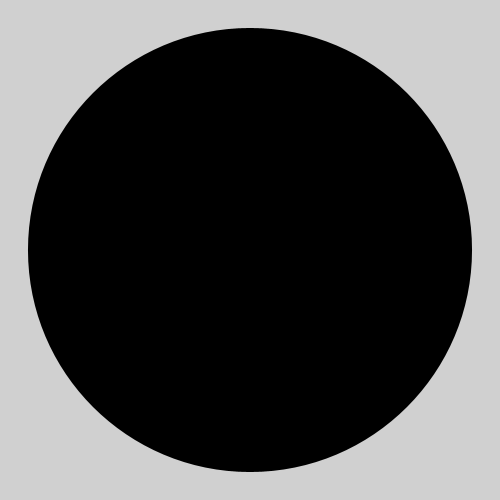
Frame 1 (no input)
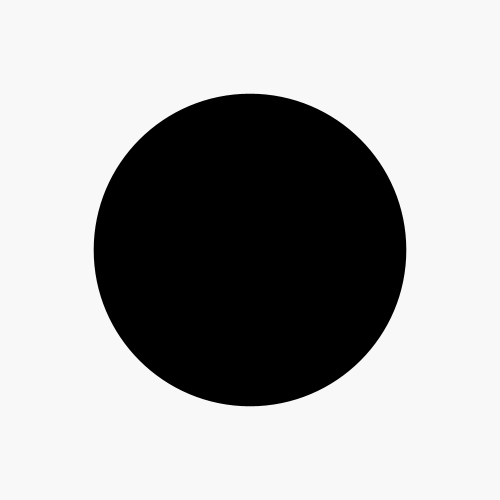
Frame 60 (the mouse pressed at the canvas centre just before this capture)
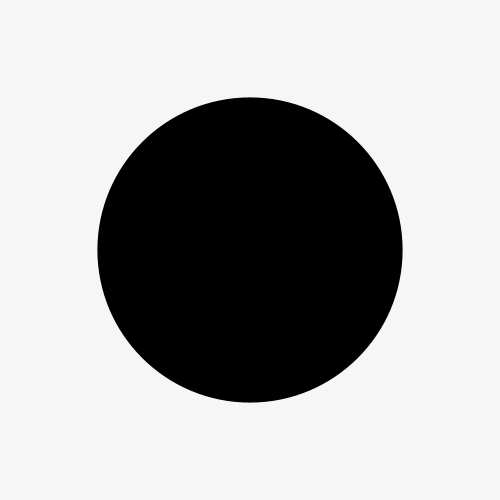
Frame 120 (the mouse held since frame 60 and released just before this capture)

The Processing sketch that drew these frames (run headless with seeded random() and noise(); from frame 60 on, the mouse is pressed at the canvas centre):

// Processing sketch: processing_144453
// ── processing_144453.pde

void setup() {
size(500,500);
}
void draw(){
int m = millis();
background(255*sin(3.14159265359*m/500),255*sin(3.14159265359*m/500),255*sin(3.14159265359*m/500));
noStroke();
fill(0);
ellipse(250,250,abs(500*sin(3.14159265359*m/1000+0.5*PI)),abs(500*sin(3.14159265359*m/1000+0.5*PI)));
}
